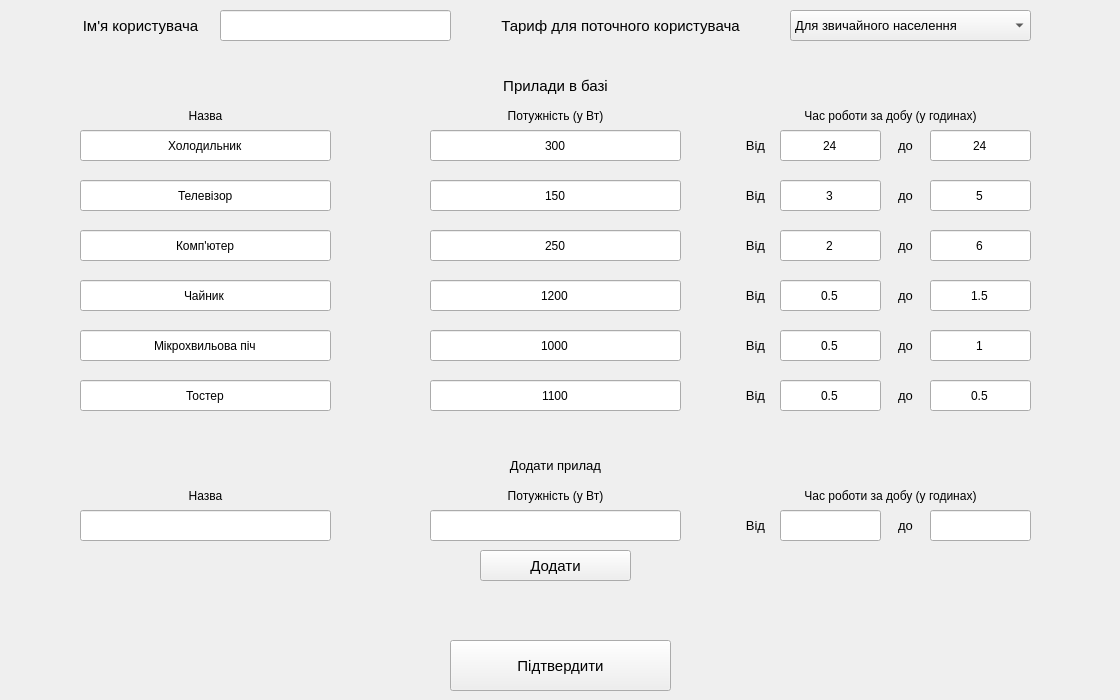
      <widget class="QWidget" name="tab_7">
       <attribute name="title">
        <string>Ввід даних</string>
       </attribute>
       <widget class="QLabel" name="label_27">
        <property name="geometry">
         <rect>
          <x>0</x>
          <y>0</y>
          <width>281</width>
          <height>51</height>
         </rect>
        </property>
        <property name="font">
         <font>
          <family>MS Shell Dlg 2</family>
          <pointsize>11</pointsize>
         </font>
        </property>
        <property name="text">
         <string>Ім'я користувача</string>
        </property>
        <property name="alignment">
         <set>Qt::AlignCenter</set>
        </property>
        <property name="wordWrap">
         <bool>false</bool>
        </property>
       </widget>
       <widget class="QLineEdit" name="Input_username">
        <property name="geometry">
         <rect>
          <x>220</x>
          <y>10</y>
          <width>231</width>
          <height>31</height>
         </rect>
        </property>
        <property name="text">
         <string/>
        </property>
        <property name="alignment">
         <set>Qt::AlignCenter</set>
        </property>
       </widget>
       <widget class="QLabel" name="label_28">
        <property name="geometry">
         <rect>
          <x>470</x>
          <y>0</y>
          <width>301</width>
          <height>51</height>
         </rect>
        </property>
        <property name="font">
         <font>
          <family>MS Shell Dlg 2</family>
          <pointsize>11</pointsize>
         </font>
        </property>
        <property name="text">
         <string>Тариф для поточного користувача</string>
        </property>
        <property name="alignment">
         <set>Qt::AlignCenter</set>
        </property>
        <property name="wordWrap">
         <bool>false</bool>
        </property>
       </widget>
       <widget class="QComboBox" name="comboBox_tarif">
        <property name="geometry">
         <rect>
          <x>790</x>
          <y>10</y>
          <width>241</width>
          <height>31</height>
         </rect>
        </property>
        <property name="font">
         <font>
          <family>MS Shell Dlg 2</family>
          <pointsize>10</pointsize>
         </font>
        </property>
        <property name="locale">
         <locale language="Ukrainian" country="Ukraine"/>
        </property>
        <property name="editable">
         <bool>false</bool>
        </property>
        <item>
         <property name="text">
          <string>Для звичайного населення</string>
         </property>
        </item>
        <item>
         <property name="text">
          <string>Для ЖЕО</string>
         </property>
        </item>
        <item>
         <property name="text">
          <string>Для гуртожитків</string>
         </property>
        </item>
        <item>
         <property name="text">
          <string>Для багатодітної сім'ї</string>
         </property>
        </item>
       </widget>
       <widget class="QLabel" name="label_29">
        <property name="geometry">
         <rect>
          <x>0</x>
          <y>60</y>
          <width>1111</width>
          <height>51</height>
         </rect>
        </property>
        <property name="font">
         <font>
          <family>MS Shell Dlg 2</family>
          <pointsize>11</pointsize>
         </font>
        </property>
        <property name="text">
         <string>Прилади в базі</string>
        </property>
        <property name="alignment">
         <set>Qt::AlignCenter</set>
        </property>
        <property name="wordWrap">
         <bool>false</bool>
        </property>
       </widget>
       <widget class="QLabel" name="label_30">
        <property name="geometry">
         <rect>
          <x>0</x>
          <y>440</y>
          <width>1111</width>
          <height>51</height>
         </rect>
        </property>
        <property name="font">
         <font>
          <family>MS Shell Dlg 2</family>
          <pointsize>10</pointsize>
         </font>
        </property>
        <property name="text">
         <string>Додати прилад</string>
        </property>
        <property name="alignment">
         <set>Qt::AlignCenter</set>
        </property>
        <property name="wordWrap">
         <bool>false</bool>
        </property>
       </widget>
       <widget class="QPushButton" name="pushButtonConfirm_3">
        <property name="geometry">
         <rect>
          <x>450</x>
          <y>640</y>
          <width>221</width>
          <height>51</height>
         </rect>
        </property>
        <property name="font">
         <font>
          <family>MS Shell Dlg 2</family>
          <pointsize>11</pointsize>
         </font>
        </property>
        <property name="text">
         <string>Підтвердити</string>
        </property>
       </widget>
       <widget class="QPushButton" name="pushButtonAddDevice">
        <property name="geometry">
         <rect>
          <x>480</x>
          <y>550</y>
          <width>151</width>
          <height>31</height>
         </rect>
        </property>
        <property name="font">
         <font>
          <family>MS Shell Dlg 2</family>
          <pointsize>11</pointsize>
         </font>
        </property>
        <property name="text">
         <string>Додати</string>
        </property>
       </widget>
       <widget class="QLineEdit" name="Input_name1">
        <property name="geometry">
         <rect>
          <x>80</x>
          <y>130</y>
          <width>251</width>
          <height>31</height>
         </rect>
        </property>
        <property name="text">
         <string>Холодильник</string>
        </property>
        <property name="alignment">
         <set>Qt::AlignCenter</set>
        </property>
       </widget>
       <widget class="QLineEdit" name="Input_name2">
        <property name="geometry">
         <rect>
          <x>80</x>
          <y>180</y>
          <width>251</width>
          <height>31</height>
         </rect>
        </property>
        <property name="text">
         <string>Телевізор</string>
        </property>
        <property name="alignment">
         <set>Qt::AlignCenter</set>
        </property>
       </widget>
       <widget class="QLineEdit" name="Input_name3">
        <property name="geometry">
         <rect>
          <x>80</x>
          <y>230</y>
          <width>251</width>
          <height>31</height>
         </rect>
        </property>
        <property name="text">
         <string>Комп'ютер</string>
        </property>
        <property name="alignment">
         <set>Qt::AlignCenter</set>
        </property>
       </widget>
       <widget class="QLineEdit" name="Input_name4">
        <property name="geometry">
         <rect>
          <x>80</x>
          <y>280</y>
          <width>251</width>
          <height>31</height>
         </rect>
        </property>
        <property name="text">
         <string>Чайник</string>
        </property>
        <property name="alignment">
         <set>Qt::AlignCenter</set>
        </property>
       </widget>
       <widget class="QLineEdit" name="Input_name5">
        <property name="geometry">
         <rect>
          <x>80</x>
          <y>330</y>
          <width>251</width>
          <height>31</height>
         </rect>
        </property>
        <property name="text">
         <string>Мікрохвильова піч</string>
        </property>
        <property name="alignment">
         <set>Qt::AlignCenter</set>
        </property>
       </widget>
       <widget class="QLineEdit" name="Input_name1_2">
        <property name="geometry">
         <rect>
          <x>80</x>
          <y>380</y>
          <width>251</width>
          <height>31</height>
         </rect>
        </property>
        <property name="text">
         <string>Тостер</string>
        </property>
        <property name="alignment">
         <set>Qt::AlignCenter</set>
        </property>
       </widget>
       <widget class="QLineEdit" name="Input_force1">
        <property name="geometry">
         <rect>
          <x>430</x>
          <y>130</y>
          <width>251</width>
          <height>31</height>
         </rect>
        </property>
        <property name="text">
         <string>300</string>
        </property>
        <property name="alignment">
         <set>Qt::AlignCenter</set>
        </property>
       </widget>
       <widget class="QLineEdit" name="Input_force2">
        <property name="geometry">
         <rect>
          <x>430</x>
          <y>180</y>
          <width>251</width>
          <height>31</height>
         </rect>
        </property>
        <property name="text">
         <string>150</string>
        </property>
        <property name="alignment">
         <set>Qt::AlignCenter</set>
        </property>
       </widget>
       <widget class="QLineEdit" name="Input_force3">
        <property name="geometry">
         <rect>
          <x>430</x>
          <y>230</y>
          <width>251</width>
          <height>31</height>
         </rect>
        </property>
        <property name="text">
         <string>250</string>
        </property>
        <property name="alignment">
         <set>Qt::AlignCenter</set>
        </property>
       </widget>
       <widget class="QLineEdit" name="Input_force4">
        <property name="geometry">
         <rect>
          <x>430</x>
          <y>280</y>
          <width>251</width>
          <height>31</height>
         </rect>
        </property>
        <property name="text">
         <string>1200</string>
        </property>
        <property name="alignment">
         <set>Qt::AlignCenter</set>
        </property>
       </widget>
       <widget class="QLineEdit" name="Input_force5">
        <property name="geometry">
         <rect>
          <x>430</x>
          <y>330</y>
          <width>251</width>
          <height>31</height>
         </rect>
        </property>
        <property name="text">
         <string>1000</string>
        </property>
        <property name="alignment">
         <set>Qt::AlignCenter</set>
        </property>
       </widget>
       <widget class="QLineEdit" name="Input_force6">
        <property name="geometry">
         <rect>
          <x>430</x>
          <y>380</y>
          <width>251</width>
          <height>31</height>
         </rect>
        </property>
        <property name="text">
         <string>1100</string>
        </property>
        <property name="alignment">
         <set>Qt::AlignCenter</set>
        </property>
       </widget>
       <widget class="QLineEdit" name="Input_time_vid5">
        <property name="geometry">
         <rect>
          <x>780</x>
          <y>330</y>
          <width>101</width>
          <height>31</height>
         </rect>
        </property>
        <property name="text">
         <string>0.5</string>
        </property>
        <property name="alignment">
         <set>Qt::AlignCenter</set>
        </property>
       </widget>
       <widget class="QLineEdit" name="Input_time_vid1">
        <property name="geometry">
         <rect>
          <x>780</x>
          <y>130</y>
          <width>101</width>
          <height>31</height>
         </rect>
        </property>
        <property name="text">
         <string>24</string>
        </property>
        <property name="alignment">
         <set>Qt::AlignCenter</set>
        </property>
       </widget>
       <widget class="QLineEdit" name="Input_time_vid2">
        <property name="geometry">
         <rect>
          <x>780</x>
          <y>180</y>
          <width>101</width>
          <height>31</height>
         </rect>
        </property>
        <property name="text">
         <string>3</string>
        </property>
        <property name="alignment">
         <set>Qt::AlignCenter</set>
        </property>
       </widget>
       <widget class="QLineEdit" name="Input_time_vid4">
        <property name="geometry">
         <rect>
          <x>780</x>
          <y>280</y>
          <width>101</width>
          <height>31</height>
         </rect>
        </property>
        <property name="text">
         <string>0.5</string>
        </property>
        <property name="alignment">
         <set>Qt::AlignCenter</set>
        </property>
       </widget>
       <widget class="QLineEdit" name="Input_time_vid3">
        <property name="geometry">
         <rect>
          <x>780</x>
          <y>230</y>
          <width>101</width>
          <height>31</height>
         </rect>
        </property>
        <property name="text">
         <string>2</string>
        </property>
        <property name="alignment">
         <set>Qt::AlignCenter</set>
        </property>
       </widget>
       <widget class="QLineEdit" name="Input_time_vid6">
        <property name="geometry">
         <rect>
          <x>780</x>
          <y>380</y>
          <width>101</width>
          <height>31</height>
         </rect>
        </property>
        <property name="text">
         <string>0.5</string>
        </property>
        <property name="alignment">
         <set>Qt::AlignCenter</set>
        </property>
       </widget>
       <widget class="QLabel" name="label_35">
        <property name="geometry">
         <rect>
          <x>80</x>
          <y>90</y>
          <width>251</width>
          <height>51</height>
         </rect>
        </property>
        <property name="font">
         <font>
          <family>MS Shell Dlg 2</family>
          <pointsize>9</pointsize>
         </font>
        </property>
        <property name="text">
         <string>Назва</string>
        </property>
        <property name="alignment">
         <set>Qt::AlignCenter</set>
        </property>
        <property name="wordWrap">
         <bool>false</bool>
        </property>
       </widget>
       <widget class="QLabel" name="label_36">
        <property name="geometry">
         <rect>
          <x>430</x>
          <y>90</y>
          <width>251</width>
          <height>51</height>
         </rect>
        </property>
        <property name="font">
         <font>
          <family>MS Shell Dlg 2</family>
          <pointsize>9</pointsize>
         </font>
        </property>
        <property name="text">
         <string>Потужність (у Вт)</string>
        </property>
        <property name="alignment">
         <set>Qt::AlignCenter</set>
        </property>
        <property name="wordWrap">
         <bool>false</bool>
        </property>
       </widget>
       <widget class="QLabel" name="label_37">
        <property name="geometry">
         <rect>
          <x>750</x>
          <y>90</y>
          <width>281</width>
          <height>51</height>
         </rect>
        </property>
        <property name="font">
         <font>
          <family>MS Shell Dlg 2</family>
          <pointsize>9</pointsize>
         </font>
        </property>
        <property name="text">
         <string>Час роботи за добу (у годинах)</string>
        </property>
        <property name="alignment">
         <set>Qt::AlignCenter</set>
        </property>
        <property name="wordWrap">
         <bool>false</bool>
        </property>
       </widget>
       <widget class="QLineEdit" name="Input_time_do2">
        <property name="geometry">
         <rect>
          <x>930</x>
          <y>180</y>
          <width>101</width>
          <height>31</height>
         </rect>
        </property>
        <property name="text">
         <string>5</string>
        </property>
        <property name="alignment">
         <set>Qt::AlignCenter</set>
        </property>
       </widget>
       <widget class="QLineEdit" name="Input_time_do5">
        <property name="geometry">
         <rect>
          <x>930</x>
          <y>330</y>
          <width>101</width>
          <height>31</height>
         </rect>
        </property>
        <property name="text">
         <string>1</string>
        </property>
        <property name="alignment">
         <set>Qt::AlignCenter</set>
        </property>
       </widget>
       <widget class="QLineEdit" name="Input_time_do6">
        <property name="geometry">
         <rect>
          <x>930</x>
          <y>380</y>
          <width>101</width>
          <height>31</height>
         </rect>
        </property>
        <property name="text">
         <string>0.5</string>
        </property>
        <property name="alignment">
         <set>Qt::AlignCenter</set>
        </property>
       </widget>
       <widget class="QLineEdit" name="Input_time_do3">
        <property name="geometry">
         <rect>
          <x>930</x>
          <y>230</y>
          <width>101</width>
          <height>31</height>
         </rect>
        </property>
        <property name="text">
         <string>6</string>
        </property>
        <property name="alignment">
         <set>Qt::AlignCenter</set>
        </property>
       </widget>
       <widget class="QLineEdit" name="Input_time_do4">
        <property name="geometry">
         <rect>
          <x>930</x>
          <y>280</y>
          <width>101</width>
          <height>31</height>
         </rect>
        </property>
        <property name="text">
         <string>1.5</string>
        </property>
        <property name="alignment">
         <set>Qt::AlignCenter</set>
        </property>
       </widget>
       <widget class="QLineEdit" name="Input_time_do1">
        <property name="geometry">
         <rect>
          <x>930</x>
          <y>130</y>
          <width>101</width>
          <height>31</height>
         </rect>
        </property>
        <property name="text">
         <string>24</string>
        </property>
        <property name="alignment">
         <set>Qt::AlignCenter</set>
        </property>
       </widget>
       <widget class="QLabel" name="label_38">
        <property name="geometry">
         <rect>
          <x>730</x>
          <y>120</y>
          <width>51</width>
          <height>51</height>
         </rect>
        </property>
        <property name="font">
         <font>
          <family>MS Shell Dlg 2</family>
          <pointsize>10</pointsize>
         </font>
        </property>
        <property name="text">
         <string>Від</string>
        </property>
        <property name="alignment">
         <set>Qt::AlignCenter</set>
        </property>
        <property name="wordWrap">
         <bool>false</bool>
        </property>
       </widget>
       <widget class="QLabel" name="label_39">
        <property name="geometry">
         <rect>
          <x>730</x>
          <y>170</y>
          <width>51</width>
          <height>51</height>
         </rect>
        </property>
        <property name="font">
         <font>
          <family>MS Shell Dlg 2</family>
          <pointsize>10</pointsize>
         </font>
        </property>
        <property name="text">
         <string>Від</string>
        </property>
        <property name="alignment">
         <set>Qt::AlignCenter</set>
        </property>
        <property name="wordWrap">
         <bool>false</bool>
        </property>
       </widget>
       <widget class="QLabel" name="label_40">
        <property name="geometry">
         <rect>
          <x>730</x>
          <y>220</y>
          <width>51</width>
          <height>51</height>
         </rect>
        </property>
        <property name="font">
         <font>
          <family>MS Shell Dlg 2</family>
          <pointsize>10</pointsize>
         </font>
        </property>
        <property name="text">
         <string>Від</string>
        </property>
        <property name="alignment">
         <set>Qt::AlignCenter</set>
        </property>
        <property name="wordWrap">
         <bool>false</bool>
        </property>
       </widget>
       <widget class="QLabel" name="label_41">
        <property name="geometry">
         <rect>
          <x>730</x>
          <y>270</y>
          <width>51</width>
          <height>51</height>
         </rect>
        </property>
        <property name="font">
         <font>
          <family>MS Shell Dlg 2</family>
          <pointsize>10</pointsize>
         </font>
        </property>
        <property name="text">
         <string>Від</string>
        </property>
        <property name="alignment">
         <set>Qt::AlignCenter</set>
        </property>
        <property name="wordWrap">
         <bool>false</bool>
        </property>
       </widget>
       <widget class="QLabel" name="label_42">
        <property name="geometry">
         <rect>
          <x>730</x>
          <y>320</y>
          <width>51</width>
          <height>51</height>
         </rect>
        </property>
        <property name="font">
         <font>
          <family>MS Shell Dlg 2</family>
          <pointsize>10</pointsize>
         </font>
        </property>
        <property name="text">
         <string>Від</string>
        </property>
        <property name="alignment">
         <set>Qt::AlignCenter</set>
        </property>
        <property name="wordWrap">
         <bool>false</bool>
        </property>
       </widget>
       <widget class="QLabel" name="label_43">
        <property name="geometry">
         <rect>
          <x>730</x>
          <y>370</y>
          <width>51</width>
          <height>51</height>
         </rect>
        </property>
        <property name="font">
         <font>
          <family>MS Shell Dlg 2</family>
          <pointsize>10</pointsize>
         </font>
        </property>
        <property name="text">
         <string>Від</string>
        </property>
        <property name="alignment">
         <set>Qt::AlignCenter</set>
        </property>
        <property name="wordWrap">
         <bool>false</bool>
        </property>
       </widget>
       <widget class="QLabel" name="label_44">
        <property name="geometry">
         <rect>
          <x>880</x>
          <y>170</y>
          <width>51</width>
          <height>51</height>
         </rect>
        </property>
        <property name="font">
         <font>
          <family>MS Shell Dlg 2</family>
          <pointsize>10</pointsize>
         </font>
        </property>
        <property name="text">
         <string>до</string>
        </property>
        <property name="alignment">
         <set>Qt::AlignCenter</set>
        </property>
        <property name="wordWrap">
         <bool>false</bool>
        </property>
       </widget>
       <widget class="QLabel" name="label_45">
        <property name="geometry">
         <rect>
          <x>880</x>
          <y>270</y>
          <width>51</width>
          <height>51</height>
         </rect>
        </property>
        <property name="font">
         <font>
          <family>MS Shell Dlg 2</family>
          <pointsize>10</pointsize>
         </font>
        </property>
        <property name="text">
         <string>до</string>
        </property>
        <property name="alignment">
         <set>Qt::AlignCenter</set>
        </property>
        <property name="wordWrap">
         <bool>false</bool>
        </property>
       </widget>
       <widget class="QLabel" name="label_46">
        <property name="geometry">
         <rect>
          <x>880</x>
          <y>320</y>
          <width>51</width>
          <height>51</height>
         </rect>
        </property>
        <property name="font">
         <font>
          <family>MS Shell Dlg 2</family>
          <pointsize>10</pointsize>
         </font>
        </property>
        <property name="text">
         <string>до</string>
        </property>
        <property name="alignment">
         <set>Qt::AlignCenter</set>
        </property>
        <property name="wordWrap">
         <bool>false</bool>
        </property>
       </widget>
       <widget class="QLabel" name="label_47">
        <property name="geometry">
         <rect>
          <x>880</x>
          <y>120</y>
          <width>51</width>
          <height>51</height>
         </rect>
        </property>
        <property name="font">
         <font>
          <family>MS Shell Dlg 2</family>
          <pointsize>10</pointsize>
         </font>
        </property>
        <property name="text">
         <string>до</string>
        </property>
        <property name="alignment">
         <set>Qt::AlignCenter</set>
        </property>
        <property name="wordWrap">
         <bool>false</bool>
        </property>
       </widget>
       <widget class="QLabel" name="label_48">
        <property name="geometry">
         <rect>
          <x>880</x>
          <y>370</y>
          <width>51</width>
          <height>51</height>
         </rect>
        </property>
        <property name="font">
         <font>
          <family>MS Shell Dlg 2</family>
          <pointsize>10</pointsize>
         </font>
        </property>
        <property name="text">
         <string>до</string>
        </property>
        <property name="alignment">
         <set>Qt::AlignCenter</set>
        </property>
        <property name="wordWrap">
         <bool>false</bool>
        </property>
       </widget>
       <widget class="QLabel" name="label_49">
        <property name="geometry">
         <rect>
          <x>880</x>
          <y>220</y>
          <width>51</width>
          <height>51</height>
         </rect>
        </property>
        <property name="font">
         <font>
          <family>MS Shell Dlg 2</family>
          <pointsize>10</pointsize>
         </font>
        </property>
        <property name="text">
         <string>до</string>
        </property>
        <property name="alignment">
         <set>Qt::AlignCenter</set>
        </property>
        <property name="wordWrap">
         <bool>false</bool>
        </property>
       </widget>
       <widget class="QLabel" name="label_50">
        <property name="geometry">
         <rect>
          <x>880</x>
          <y>500</y>
          <width>51</width>
          <height>51</height>
         </rect>
        </property>
        <property name="font">
         <font>
          <family>MS Shell Dlg 2</family>
          <pointsize>10</pointsize>
         </font>
        </property>
        <property name="text">
         <string>до</string>
        </property>
        <property name="alignment">
         <set>Qt::AlignCenter</set>
        </property>
        <property name="wordWrap">
         <bool>false</bool>
        </property>
       </widget>
       <widget class="QLabel" name="label_51">
        <property name="geometry">
         <rect>
          <x>80</x>
          <y>470</y>
          <width>251</width>
          <height>51</height>
         </rect>
        </property>
        <property name="font">
         <font>
          <family>MS Shell Dlg 2</family>
          <pointsize>9</pointsize>
         </font>
        </property>
        <property name="text">
         <string>Назва</string>
        </property>
        <property name="alignment">
         <set>Qt::AlignCenter</set>
        </property>
        <property name="wordWrap">
         <bool>false</bool>
        </property>
       </widget>
       <widget class="QLineEdit" name="Input_force_new">
        <property name="geometry">
         <rect>
          <x>430</x>
          <y>510</y>
          <width>251</width>
          <height>31</height>
         </rect>
        </property>
        <property name="text">
         <string/>
        </property>
        <property name="alignment">
         <set>Qt::AlignCenter</set>
        </property>
       </widget>
       <widget class="QLabel" name="label_52">
        <property name="geometry">
         <rect>
          <x>730</x>
          <y>500</y>
          <width>51</width>
          <height>51</height>
         </rect>
        </property>
        <property name="font">
         <font>
          <family>MS Shell Dlg 2</family>
          <pointsize>10</pointsize>
         </font>
        </property>
        <property name="text">
         <string>Від</string>
        </property>
        <property name="alignment">
         <set>Qt::AlignCenter</set>
        </property>
        <property name="wordWrap">
         <bool>false</bool>
        </property>
       </widget>
       <widget class="QLineEdit" name="Input_name_new">
        <property name="geometry">
         <rect>
          <x>80</x>
          <y>510</y>
          <width>251</width>
          <height>31</height>
         </rect>
        </property>
        <property name="text">
         <string/>
        </property>
        <property name="alignment">
         <set>Qt::AlignCenter</set>
        </property>
       </widget>
       <widget class="QLabel" name="label_53">
        <property name="geometry">
         <rect>
          <x>430</x>
          <y>470</y>
          <width>251</width>
          <height>51</height>
         </rect>
        </property>
        <property name="font">
         <font>
          <family>MS Shell Dlg 2</family>
          <pointsize>9</pointsize>
         </font>
        </property>
        <property name="text">
         <string>Потужність (у Вт)</string>
        </property>
        <property name="alignment">
         <set>Qt::AlignCenter</set>
        </property>
        <property name="wordWrap">
         <bool>false</bool>
        </property>
       </widget>
       <widget class="QLabel" name="label_54">
        <property name="geometry">
         <rect>
          <x>750</x>
          <y>470</y>
          <width>281</width>
          <height>51</height>
         </rect>
        </property>
        <property name="font">
         <font>
          <family>MS Shell Dlg 2</family>
          <pointsize>9</pointsize>
         </font>
        </property>
        <property name="text">
         <string>Час роботи за добу (у годинах)</string>
        </property>
        <property name="alignment">
         <set>Qt::AlignCenter</set>
        </property>
        <property name="wordWrap">
         <bool>false</bool>
        </property>
       </widget>
       <widget class="QLineEdit" name="Input_time_vid_new">
        <property name="geometry">
         <rect>
          <x>780</x>
          <y>510</y>
          <width>101</width>
          <height>31</height>
         </rect>
        </property>
        <property name="text">
         <string/>
        </property>
        <property name="alignment">
         <set>Qt::AlignCenter</set>
        </property>
       </widget>
       <widget class="QLineEdit" name="Input_q_44">
        <property name="geometry">
         <rect>
          <x>930</x>
          <y>510</y>
          <width>101</width>
          <height>31</height>
         </rect>
        </property>
        <property name="text">
         <string/>
        </property>
        <property name="alignment">
         <set>Qt::AlignCenter</set>
        </property>
       </widget>
      </widget>
